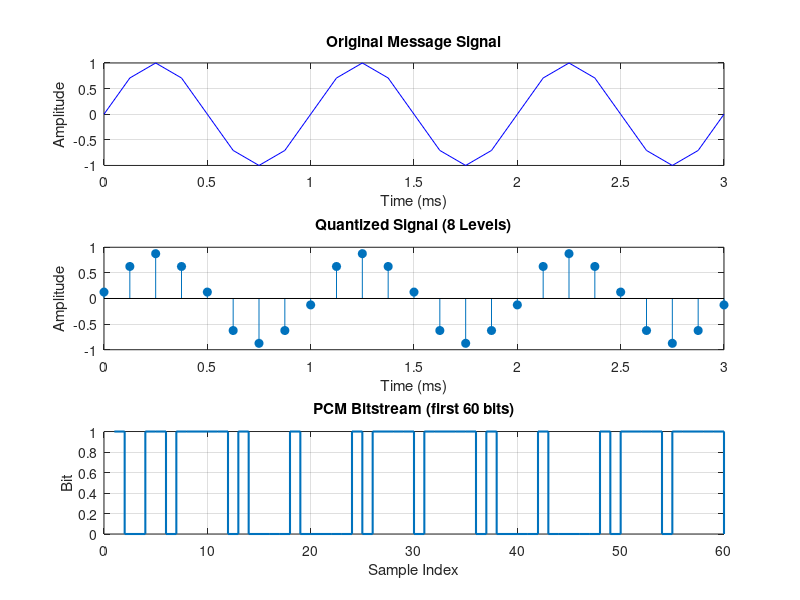
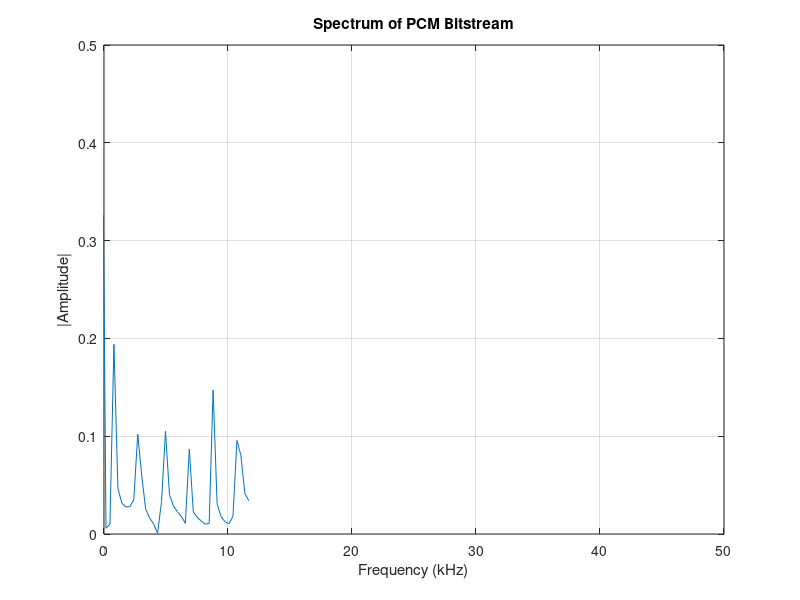
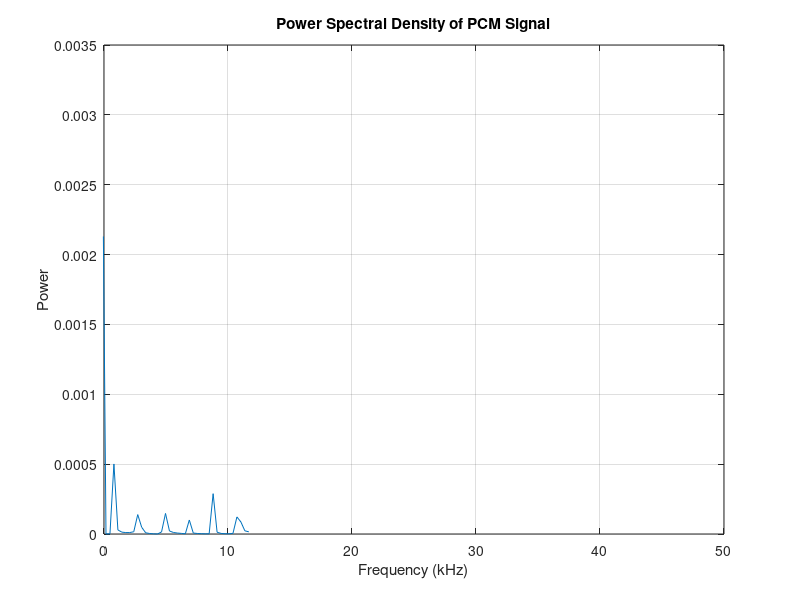
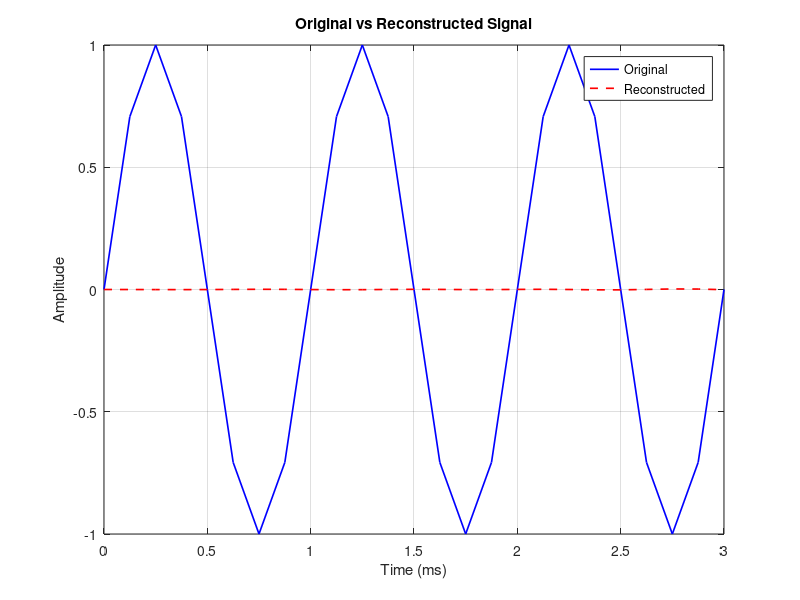

These charts were generated, in order, by the following MATLAB code:
clc; clear; close all;

Am = 1;
fm = 1000;
fs = 8000;
t = 0:1/fs:3e-3;
L = 8;
n = log2(L);

x = Am * sin(2*pi*fm*t);

xmin = -Am; xmax = Am;
delta = (xmax - xmin)/L;
partition = xmin+delta:delta:xmax-delta;
codebook = xmin+delta/2:delta:xmax-delta/2;

index = zeros(size(x));
quantized = zeros(size(x));
for i = 1:length(x)
    idx = find(x(i) < partition, 1);
    if isempty(idx), idx = L; end
    index(i) = idx;
    quantized(i) = codebook(idx);
end

bit_stream = [];
for i = 1:length(index)
    bits = dec2bin(index(i)-1, n) - '0';
    bit_stream = [bit_stream bits];
end

figure;
subplot(3,1,1); plot(t*1000, x, 'b');
title('Original Message Signal'); xlabel('Time (ms)'); ylabel('Amplitude'); grid on;
subplot(3,1,2); stem(t*1000, quantized, 'filled');
title('Quantized Signal (8 Levels)'); xlabel('Time (ms)'); ylabel('Amplitude'); grid on;
subplot(3,1,3); stairs(bit_stream(1:60), 'LineWidth', 1.5);
title('PCM Bitstream (first 60 bits)'); ylabel('Bit'); xlabel('Sample Index'); grid on;

N = length(bit_stream);
f = (-N/2:N/2-1)*(fs*N/length(x))/N;
bit_fft = abs(fftshift(fft(bit_stream)))/N;

figure;
plot(f/1000, bit_fft);
title('Spectrum of PCM Bitstream'); xlabel('Frequency (kHz)'); ylabel('|Amplitude|');
xlim([0 50]); grid on;

PSD = (bit_fft.^2)/N;
figure;
plot(f/1000, PSD);
title('Power Spectral Density of PCM Signal'); xlabel('Frequency (kHz)'); ylabel('Power');
xlim([0 50]); grid on;

lpf_cutoff = 1500;
b = fir1(128, lpf_cutoff/(fs/2));
x_rec = filter(b, 1, quantized);

figure;
plot(t*1000, x, 'b', 'LineWidth', 1.2); hold on;
plot(t*1000, x_rec, 'r--', 'LineWidth', 1.2);
title('Original vs Reconstructed Signal');
xlabel('Time (ms)'); ylabel('Amplitude');
legend('Original','Reconstructed'); grid on;

MSE = mean((x - x_rec).^2);
BW = fs * n / 2;

fprintf('--- PCM SYSTEM RESULTS ---\n');
fprintf('Quantization Levels (L) = %d\n', L);
fprintf('Bits per Sample (n)     = %.0f\n', n);
fprintf('Quantization Step Δ     = %.4f\n', delta);
fprintf('Reconstruction MSE      = %.6f\n', MSE);
fprintf('Estimated PCM Bandwidth = %.1f Hz\n', BW);
